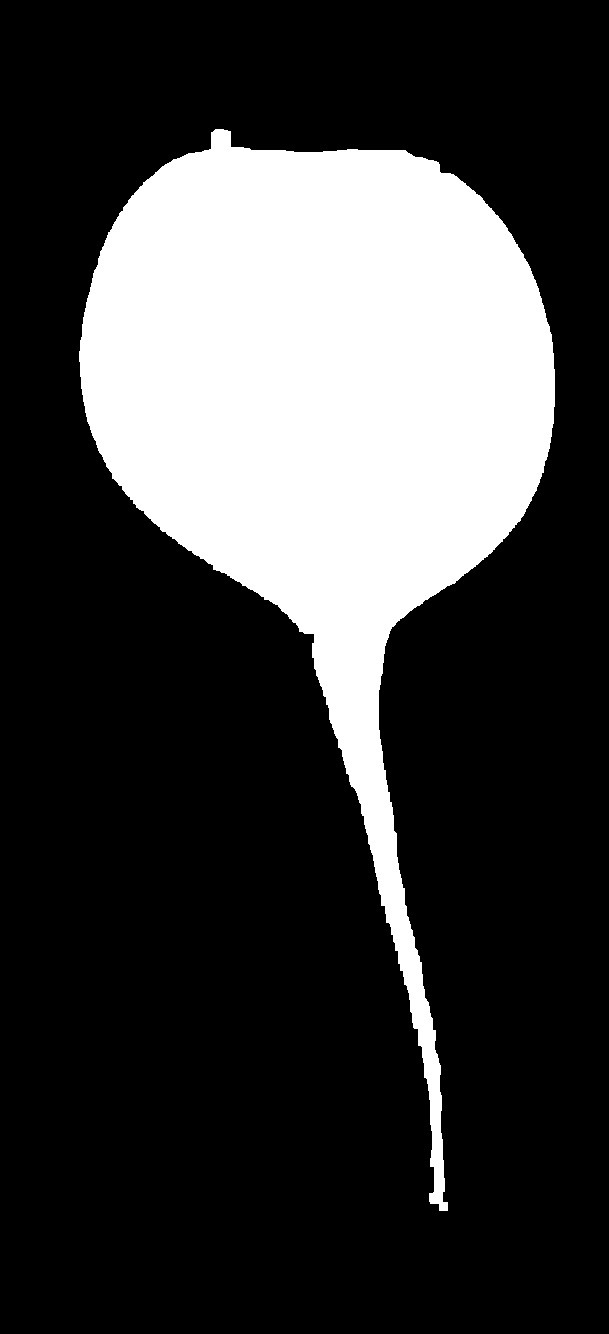
#> input picture daikon/pics/ds1.jpg, 609 x 1334 px; the run also reads 1 picture not shown here
$ jupyter execute --allow-errors '曲率関数.ipynb'   (shell and % lines are left out)   (older library calls are emulated)
#> lines starting #> are read from the running program, lines starting #| are printed output that depends on the picture; after the words box and inside, x2 and y2 are one past the last pixel; in counts of white or black regions, pixels touching at a corner belong together
### daikon/radishlib.py
# -*- coding: utf-8 -*-

#  radishib.py
#
import cv2
import matplotlib
import matplotlib.pyplot as plt
from thin.thin import getSkelline
import numpy as np
import random
from copy import copy
import math

''' ------------------------------------
   cv2 用の画像を matplotlib の imshow で表示するための関数
'''

# 表示をオンオフするためのフラグ
IMGON = True

# プロット用関数
def plotimg(img,layout="111"):
    if IMGON is False: return
    if len(img.shape) == 2:
        pltgry(img,layout)
    elif len(img.shape) ==3:
        pltcol(img,layout)

def pltgry(img,layout="111"):
    plt.subplot(layout)
    plt.axis('off')
    plt.imshow(cv2.cvtColor(img,cv2.COLOR_GRAY2RGB))

def pltcol(img,layout="111"):
    plt.subplot(layout)
    plt.axis('off')
    plt.imshow(cv2.cvtColor(img,cv2.COLOR_BGR2RGB))

# ２枚の画像をサイズを並べた画像を作って表示する
# [72 lines left out: functions paraimage, cutmargin, imagerotation, rotateAndcut, not called in this run]

''' ------------------------------------
   ２階調化と膨張収縮によるゴミ除去

   ２階調化した後
   MORPH_OPEN（収縮後膨張） を２回実行して孤立点や線幅１の髭を除去×２回
   MORPH_CLOSE（膨張後収縮） を２回実行して穴埋め×２回
'''
# [6 lines left out: function dthreshold, not called in this run]

''' ------------------------------------
    ラベルイメージから小領域を削除する
'''
# [6 lines left out: function removeSmallArea, not called in this run]

''' ------------------------------------
    白黒画像中の最大面積の連結成分を取り出す
'''
# [6 lines left out: function getBigWhite, not called in this run]

''' ------------------------------------
    白画素の数を答える
'''
# [5 lines left out: function countWhitePixels, not called in this run]


''' ------------------------------------
    ダイコン画像と指標画像を分離し、基準となる長さを画素数として求める
    bw ：　画像
    choice : 1  なら1番大きい領域を取り出す。　２なら２番めに大きい領域を取り出す
    output: True ならファイル出力する
    show : True なら表示する
    outfile: 出力ファイル名
    返り値：　ダイコン画像、指標画像、単位長さ辺りのピクセル数、面積
'''
# [18 lines left out: function getRadish, not called in this run]


''' ------------------------------------
ラベリングして色つけ
    image  2値画像
    connectivity  8連結型か4連結型かのスイッチ(default 8 )
        4連結の場合は斜めに隣接していても連続していないと考える
    bw 1 なら白領域のラベリング、０なら黒領域のラベリング

        関数
            labeling()  ->  ラベリングしてラベル数、ラベル画像、情報を返す  (gray)
            color2label()  -> ラベル画像に色づけして返す（color)
            colorlabeling()  ->  ラベリングして色付けしてカラー画像を返す（color)

    返り値  (numberoflabels, labelimg, menseki)
         numberoflabels  ラベルの数（反対色全体も０のラベルがつくので１多くなる）
         labelimg　各画素の明るさデータの代わりにラベルデータが入った画像
         menseki 各ラベルのつけられた画素数のリスト
'''
# image に連結成分ごとのラベルをつけて画像として返す関数
# [44 lines left out: functions labeling, labeling2, color2label, colorlabeling, not called in this run]

''' ------------------------------------
線図形のセグメンテーション
'''
# 指定されたピクセルの周囲のピクセルを取得
# [5 lines left out: function neighbours, not called in this run]

# 連結数 (8連結)
def connection_number(neighbours):
    n = 1-np.array(neighbours)
    return sum((1-n)[:-2]), sum( n[i] -  n[i]*n[i+1]*n[i+2]  for  i in range(0,7,2))

# スケルトンのリストを生成する関数、細線化バージョン
# [20 lines left out: function skellist, not called in this run]

''' ------------------------------------
スケルトンからの２値画像データの復元
'''
# スケルトンデータから2値画像データを復元 （検証のため）
# skeldata は [x,y,d] のリスト、dは距離データ

# [31 lines left out: functions skel2img, skel2img2, skelOnimg, not called in this run]

'''' ------------------------------------
スケルトンを分岐点で分割

完全に幅１の８連結線画であることが前提
'''
# [20 lines left out: function skllabel, not called in this run]

''' ------------------------------------
スケルトンの髭を除去する
'''
# [67 lines left out: functions oneSkelton, recalcDistanceP, not called in this run]


'''
描画関数

radiusfunc(invert)
軸に沿った距離を横軸，　その点の距離データを縦軸にしたグラフを描く
（距離データとは軸上の点から表皮までの最短距離．　　中央辺りでは径に相当する

'''
# [39 lines left out: functions radiusfunc, makeNormalizedImage, not called in this run]

# 輪郭線の抽出
# mode 0  全体の輪郭　　mode 1 最大径より先だけの輪郭  mode 2 先の上半分だけ
def  getContour(img, mode):
    center = img.shape[0]/2
    if mode == 0 or mode == 3:
        ret, bw = cv2.threshold(img,0,255,cv2.THRESH_BINARY)
    else:
        ret, bw = cv2.threshold(img,200,255,cv2.THRESH_BINARY)
    image, contours, hierarchy = cv2.findContours(bw,cv2.RETR_EXTERNAL,cv2.CHAIN_APPROX_NONE)
    if  mode ==2:
        cnt = []
        maxx = np.max(contours[:][0][1])
        for i in contours[0]:
            if i[0][1] >= center and i[0][0]<maxx :
                cnt.append([list(i[0])])
            contours = np.array([cnt])
    if  mode ==3:
        cnt = []
        maxx = np.max(contours[:][0][1])
        for i in contours[0]:
            if i[0][1] >= center:
                cnt.append([list(i[0])])
            contours = np.array([cnt])
    return image,contours


# 先端部分だけの点列の生成
# [53 lines left out: functions getTipData, getTipDataAll, shiftX, sizeNormalize, drawAxis, not called in this run]

# rimg 画像
# points cv2.findContours が返す輪郭線データ
# dotsize 輪郭線を描く線の太さ
# ldotsize 飛び飛びに塗る点の点の太さ
# sdotsize 始点の点の太さ
# interval 飛び飛びに異なる色で塗る点の間の間隔
# flags 中間点や始点を別色で目立つように表示するかどうか
def drawRadishContour(rimg, points, dotsize =1,ldotsize=3, sdotsize=10,interval=20,flag=False):
    sh = rimg.shape
    zeroimg = np.zeros(sh,dtype=np.uint8)
    pltimg = np.zeros((sh[0],sh[1],3),dtype=np.uint8)
    pltimg = cv2.merge((rimg,rimg,rimg))
    for i in range (len(points)):
            cv2.circle(pltimg,(points[i][0],points[i][1]),dotsize,(0,255,255),-1)
    if flag :
        for i in range (0,len(points),interval):
                cv2.circle(pltimg,(points[i][0],points[i][1]),ldotsize,(255,0,0),-1)
        cv2.circle(pltimg,(points[0][0],points[0][1]),sdotsize,(0,0,255),-1)
    return pltimg

# 各連続３点それぞれについて３つのベクトルを求める
# pts サンプル点
# samplefactor  この数でサンプル数を割った値だけ離れた3点で曲率を求める
# median ミディアンフィルタをかけるかどうかの真理値
# mmasklen ミディアンフィルタで雑音除去する際に、前後この値まで離れた点を使う
# smooth 平滑化を行うかどうかの真理値
# smasklen 平滑化フィルタのサイズ　2*smasklen + 1 のデータの平均が使われる
# open  両端が開いている場合True、　閉路の場合　False
#     スケルトンの曲率を求める場合は　　True , 輪郭の場合は False
def curvature(pts, samplefactor = 200, mmasklen=-1, smasklen =-1, open=False ):

    sd = int(len(pts)/samplefactor)  # 曲率計算に用いるサンプル３点の間隔
    print("曲率計算のためのサンプル間距離は",sd)

    # ミディアンフィルタのサイズが指定されていない場合は sd をサイズとして用いる
    if mmasklen < 0:
        mmasklen = sd
    print("ミディアンフィルタのサイズ", mmasklen)
    if smasklen < 0:
        smasklen = sd
    print("平滑化フィルタのサイズ", smasklen)

    v1 = np.zeros_like(pts)
    v2 = np.zeros_like(pts)
    v3 =  np.zeros_like(pts)
    v1[0:sd] = pts[-sd:] - pts[0:sd]  # P[i-1] - P[i]   （のリスト　　以下省略）
    v1[sd:] = pts[0:-sd] - pts[sd:]
    v2[0:-sd] = pts[sd:] - pts[0:-sd]   # P[i +1]- P[i]
    v2[-sd:] = pts[0:sd] - pts[-sd:]
    v3[0:sd] = pts[sd:2*sd] - pts[-sd:] # p[i+1]-P[i-1]
    v3[sd:-sd] = pts[2*sd:] - pts[0:-2*sd]
    v3[-sd:]=pts[0:sd] - pts[-2*sd:-sd]

    # ベクトルのノルム（長さ）を求める
    v1s = np.array([np.sqrt(np.dot(v1[i],v1[i]))  for i in range(len(pts))]) #  V1 のノルム（長さ）
    v2s = np.array([np.sqrt(np.dot(v2[i],v2[i]))  for i in range(len(pts))]) # V２ のノルム（長さ）
    v3s = np.array([np.sqrt(np.dot(v3[i],v3[i]))  for i in range(len(pts))]) # V３ のノルム（長さ）

    ppp = v1s*v2s*v3s # ３辺の長さの積（のリスト）

    cp = np.zeros(len(pts)) # 外積のノルムの大きさ格納用配列
    cp = -np.cross(v2, v1)

    # 曲率を求める
    cuv = np.zeros(len(pts))
    cuv = 2*cp/ppp

    # デジタルノイズの除去のためにミディアンフィルタをかける
    if mmasklen > 0:
        cvm =  copy(np.r_[cuv[-mmasklen:],cuv,cuv[0:mmasklen]])
        for  i in range(len(cuv)):
            cuv[i] = np.median(cvm[i:i+2*mmasklen])

    # smooth = True の場合、平滑化を施す
    if smasklen > 0 :
        cvm =  copy(np.r_[cuv[-smasklen:],cuv,cuv[0:smasklen]])
        for  i in range(len(cuv)):
            cuv[i] = np.average(cvm[i:i+2*smasklen])

    # 始点から曲線に沿って測った距離を各点について求める。
    # samplefactor で指定した数のサンプル点をマイルストーンとし、マイルストーン間は曲率から距離を求める

    sn = int(len(pts)/sd)
    if (len(pts)%sd) == 0:
         samplesNeeded = sn
    else:
         samplesNeeded = sn+1
    ｍｓ = np.zeros(samplesNeeded)
    ｍｓ[0]=0
    for idx in range(samplesNeeded-1) :
        i = idx+1
        k = cuv[i*sd]
        kr = 1/k if k>0 else np.float('inf') # サンプル点の曲率半径
        sv = pts[i*sd]-pts[(i-1)*sd] # サンプル間を結ぶベクトル
        s = np.linalg.norm(sv)
        ms[i] = ms[i-1]+(2*math.asin(s/2.0/kr)*kr if kr < np.float('inf') else s)

    #  print("曲率 {:.4f}  前の点からの距離 {:.4f}   累積距離 {}".format(k,s,ms[i]))
    dl = np.zeros(len(pts))  # 折れ線にそって測った距離の格納場所を確保
    for i in range(len(pts)):
        if i % sd == 0:
            s = ms[int(i/sd)]
        else:
            s += np.linalg.norm(pts[i]-pts[i-1])
        dl[i] = s;

    if open :
        cuv=cuv[sd:-sd]
        dl = dl[sd:-sd]
    cvmaxind = np.argmax(cuv)
    cvminind = np.argmin(cuv)
    if open:
        tip = pts[cvmaxind+sd]
        tipmin = pts[cvminind+sd]
    else:
        tip = pts[cvmaxind]
        tipmin = pts[cvminind]
    print("曲率最大の点は",cvmaxind,"番のサンプル点で、曲率は",  cuv[cvmaxind],"座標は", tip)
    print("曲率最小の点は",cvminind,"番のサンプル点で、曲率は",  cuv[cvminind],"座標は", tipmin)

    return dl , cuv, (int(tip[0]),int(tip[1])) , (int(tipmin[0]),int(tipmin[1]))
    # pts: サンプル点,
    # dl : サンプルの始点から測った折れ線近似された輪郭に沿って各点までの距離
    # cuv: 曲率のリスト

'''
山登りによるスケルトン抽出

軸に沿った距離を横軸，　その点の距離データを縦軸にしたグラフを描く
（距離データとは軸上の点から表皮までの最短距離．　　中央辺りでは径に相当する

'''

# 座標(x,y) の８近傍データの取得
# 方向番号は右を０として、時計回り
#        5  6  7
#        4     0
#        3  4  1
# [115 lines left out: functions get8nb, decideDirection, getNextRidge13, not called in this run]

''' ******* 指定点からのスケルトントレース　方法１

 point = (sx,sy) 追跡開始点、
 direct  = 0~7  初期追跡方向、
　　　　　　5   6   7
     4   　　　   0　　　　　  右方向を０とし、時計回りに、１，２，３
     3   2   1
 distances 距離データの２次元配列
 phaseswitch  この太さの地点を通り過ぎるまでは周辺が黒画素から距離１でも先に進む
 para1 斜め方向の割引率
 para2 後述
'''
''' 【概要】
追跡開始点から direct の方向に、次式の評価値の高い点をピックアップすることでスケルトンを得る。

評価値　＝　黒画素からの距離　＋　 para2 * 開始点からの距離

停止条件：最大径地点通過後、距離１の点にたどり着いた

ただし、phaseswitch で指定する距離の点に遭遇するまでは距離1の点があったとしても追跡を続ける
返り値 skel は [x座標、y座標、距離] のリスト（numpy array）

'''
# [27 lines left out: function traceRidges1, not called in this run]


''' ******* 指定点からのスケルトントレース　方法2

 point = (sx,sy) 追跡開始点、
 targetpoint = (mx,my)  目標点　　　通常は最大径地点を指定する
 direct  = 0~7  初期追跡方向、
　　　　　　5   6   7
     4   　　　   0　　　　　  右方向を０とし、時計回りに、１，２，３
     3   2   1
 distances 距離データの２次元配列
 phaseswitch  この太さの地点を通り過ぎるまでは周辺が黒画素から距離１でも先に進む
 para1 斜め方向の割引率
 para2 角度の偏移の排除基準
'''
''' 【概要】
追跡開始点から direct の方向に、黒画素からの距離　＋　 para2 * 開始点からの距離

停止条件：最大径地点通過後、距離１の点にたどり着いた

ただし、phaseswitch で指定する距離の点に遭遇するまでは距離1の点があったとしても追跡を続ける
返り値 skel は [x座標、y座標、距離] のリスト（numpy array）

'''

# [195 lines left out: functions getNextRidge2, traceRidges2, traceRidges3, recalcDistanceP, makeNormalizedImage, not called in this run]

### daikon/曲率関数.ipynb
[cell 1]
import cv2
import numpy as np
import radishlib as rdl
# %matplotlib nbagg
# matplotlib.use('nbagg')
# %matplotlib notebook
# 表示のオンオフ
import matplotlib.pyplot as plt
IMGON = True

[cell 2]
img = cv2.imread('pics/ds1.jpg',0)
#> img is the input picture: shape (1334, 609); min 0, max 255, mean 62.2
rdl.plotimg(img)

[cell 3]
# 白連結成分のラベリング
output = cv2.connectedComponentsWithStats(img, connectivity = 4)  # 白領域の場合は４連結処理であることに注意
# Get the results
num_labels = output[0]  # 連結成分の数
#> num_labels = 1740
labels = output[1] # ラベル画像
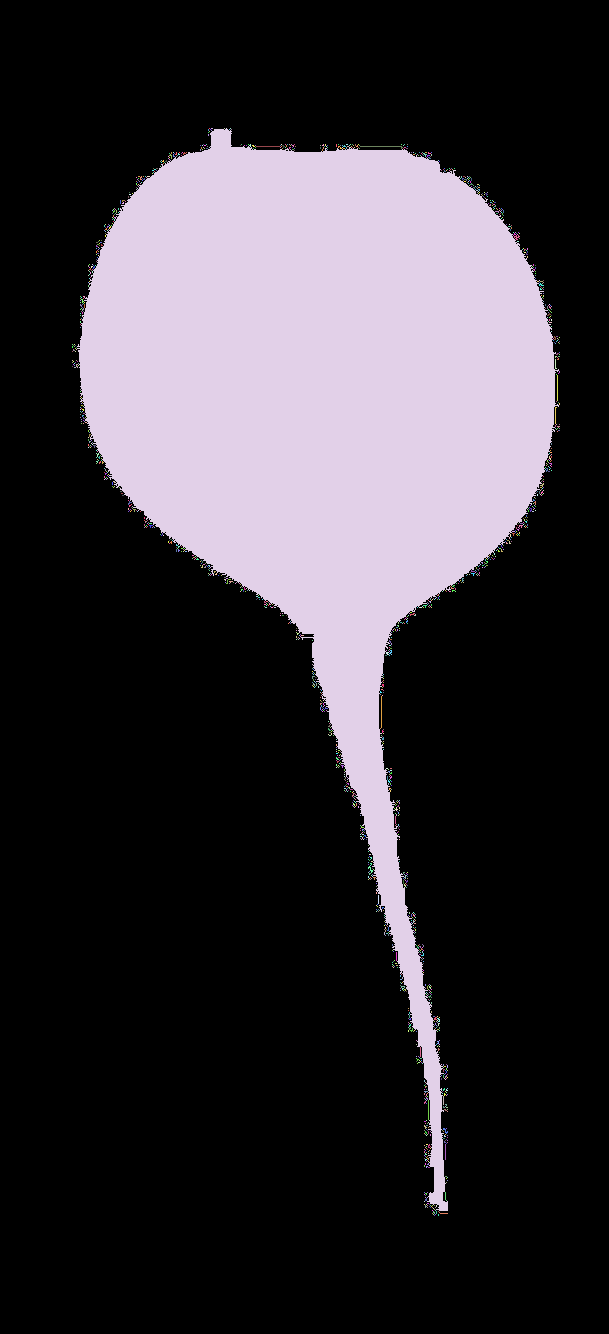
#> labels: shape (1334, 609) int32; 1740 distinct labels, from 0 to 1739; one colour per label, 0 black
stats = output[2] # 属性情報の配列　cv2.CC_STAT_AREA番が面積me
#> stats = 1740 rows, first 6: [0, 0, 609, 1334, 610172], [209, 128, 1, 1, 1], [211, 128, 2, 1, 2], [224, 128, 1, 1, 1], [77, 128, 482, 1083, 199247], [230, 128, 1, 1, 1]
menseki = stats[:,cv2.CC_STAT_AREA]
#> menseki = 1740 values, max 610172 at index 0, min 1 at index 1, mean 466.9
centroids = output[3]
#> centroids = 1740 pairs, first value 72 to 559, second value 128 to 1215
print(num_labels,labels.shape,menseki,centroids.shape)
#> (printed output is left out)

[cell 4]
# 1番大きな領域がダイコンの主要部分であると仮定する。
sortedindex = menseki[1:].argsort()[::-1]  # ０番以外をソーティングしたときの値の多い順に index を並べたもの
#> sortedindex = 1739 values, max 1738 at index 1024, min 0 at index 1738, mean 869
dnum = sortedindex[0] # 1番多いデータのインデックス。
#> dnum = 3
print(sortedindex,menseki,dnum)
#> (printed output is left out)

daikonimg = np.uint8(labels==dnum+1)*255
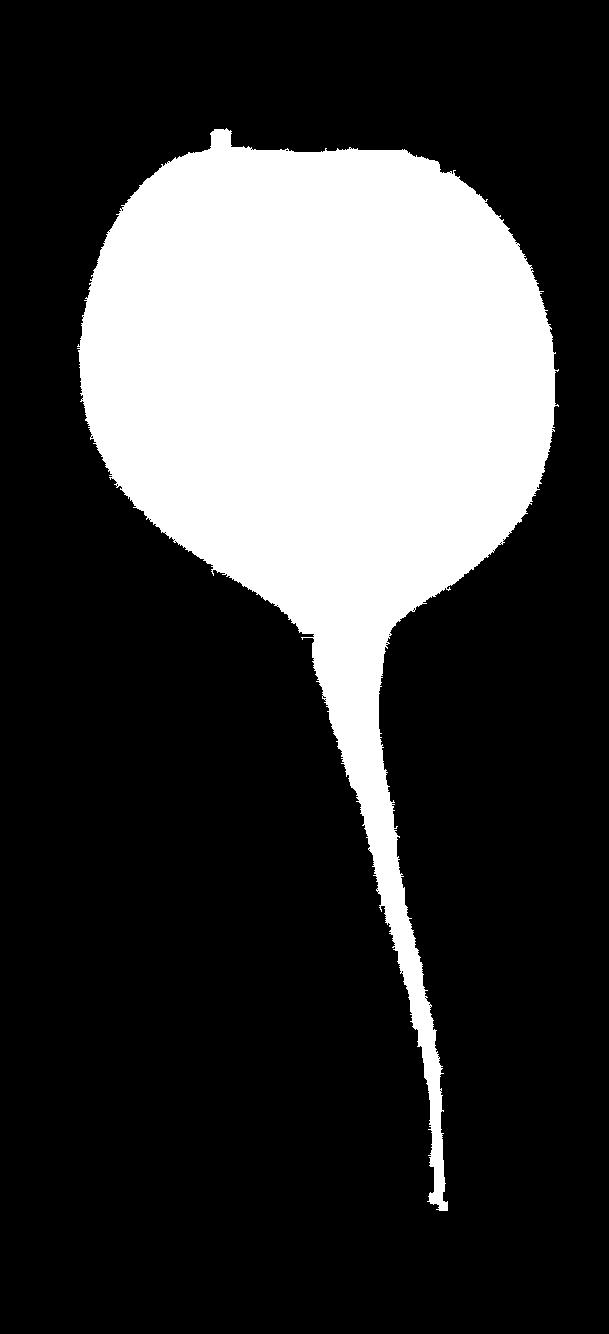
#> daikonimg: shape (1334, 609); 24.5% white; 1 white region, box (x1, y1, x2, y2) and area: (77, 128, 559, 1211) 199247
rdl.plotimg(daikonimg)

[cell 5]
bw,pts = rdl.getContour(daikonimg,0)
#> in getContour, `image, contours, hierarchy = cv2.findContours(bw,cv2.RETR_EXTERNAL,cv2..`: contours = 1 contour; box (x1, y1, x2, y2) and area: (77, 128, 559, 1211) 197706
#> pts has the same summary as contours in getContour
# 確認のための描画
xdata = [i[0][0]  for i in ｐｔｓ[0]]
#> xdata = 3182 values, max 558 at index 2596, min 77 at index 318, mean 351.6
ydata = [i[0][1]  for i in pts[0]]
#> ydata = 3182 values, max 1210 at index 1552, min 128 at index 0, mean 613.6

# 輪郭データの重複を取り除く
pts =  []
for i in range(len(xdata)):
    if [xdata[i],ydata[i]] not in pts:
        pts.append([xdata[i],ydata[i]] )
#> after the loop, pts = 3042 pairs, first value 77 to 558, second value 128 to 1210
cpts = np.array(pts)
#> cpts has the same summary as pts

# plt.gca().set_aspect('equal',adjustable='box')
# plt.plot(cｐｔs[:,0],cpts[:,1],"r")
rdl.plotimg(rdl.drawRadishContour(daikonimg, cpts, 3,0,10))
#> after the loop in drawRadishContour, `for i in range (len(points)):`:
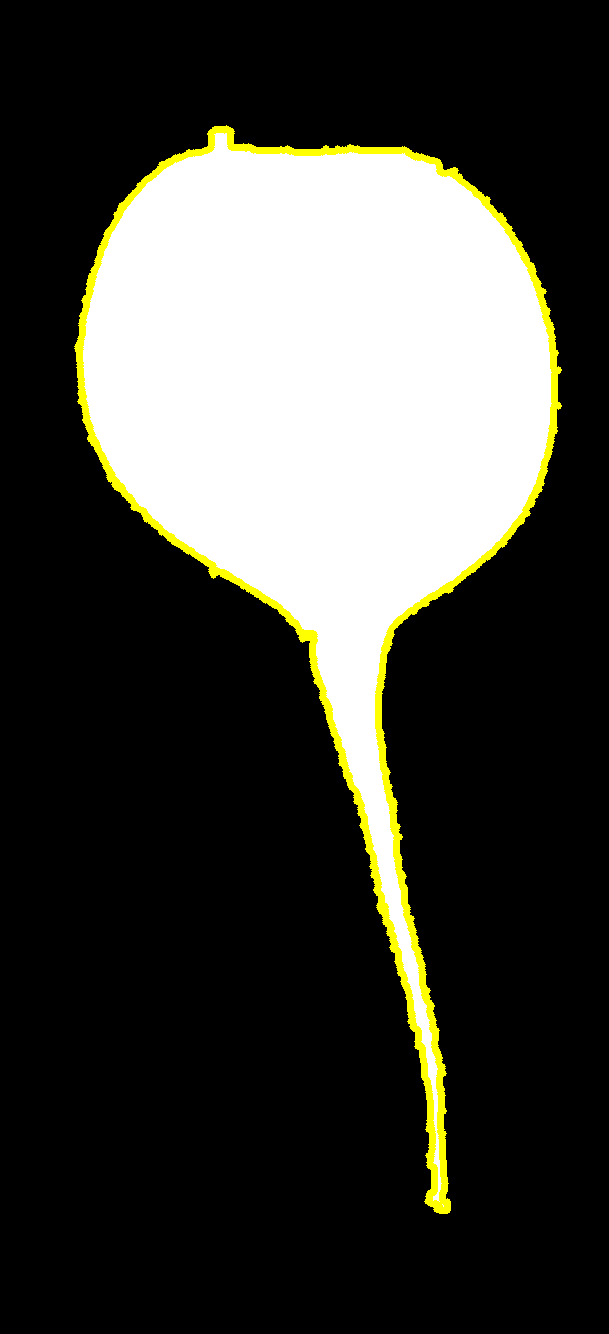
#> pltimg: shape (1334, 609, 3); mean of channels 0, 1, 2 59.1, 65.4, 65.4; drawn as B, G, R
#> (the rest of the program and of its run is left out)
